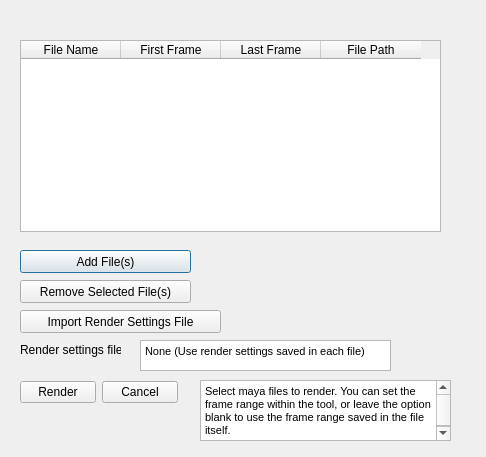
<?xml version="1.0" encoding="UTF-8"?>
<ui version="4.0">
 <class>Dialog</class>
 <widget class="QDialog" name="Dialog">
  <property name="geometry">
   <rect>
    <x>0</x>
    <y>0</y>
    <width>486</width>
    <height>457</height>
   </rect>
  </property>
  <property name="windowTitle">
   <string>Dialog</string>
  </property>
  <widget class="QTableWidget" name="table_file_selection">
   <property name="geometry">
    <rect>
     <x>20</x>
     <y>40</y>
     <width>421</width>
     <height>192</height>
    </rect>
   </property>
   <property name="baseSize">
    <size>
     <width>0</width>
     <height>0</height>
    </size>
   </property>
   <property name="selectionBehavior">
    <enum>QAbstractItemView::SelectRows</enum>
   </property>
   <column>
    <property name="text">
     <string>File Name</string>
    </property>
   </column>
   <column>
    <property name="text">
     <string>First Frame</string>
    </property>
   </column>
   <column>
    <property name="text">
     <string>Last Frame</string>
    </property>
   </column>
   <column>
    <property name="text">
     <string>File Path</string>
    </property>
   </column>
  </widget>
  <widget class="QPushButton" name="btn_select_files">
   <property name="geometry">
    <rect>
     <x>20</x>
     <y>250</y>
     <width>171</width>
     <height>23</height>
    </rect>
   </property>
   <property name="text">
    <string>Add File(s)</string>
   </property>
  </widget>
  <widget class="QTextBrowser" name="text_instructions">
   <property name="geometry">
    <rect>
     <x>200</x>
     <y>380</y>
     <width>251</width>
     <height>61</height>
    </rect>
   </property>
   <property name="html">
    <string>&lt;!DOCTYPE HTML PUBLIC &quot;-//W3C//DTD HTML 4.0//EN&quot; &quot;http://www.w3.org/TR/REC-html40/strict.dtd&quot;&gt;
&lt;html&gt;&lt;head&gt;&lt;meta name=&quot;qrichtext&quot; content=&quot;1&quot; /&gt;&lt;style type=&quot;text/css&quot;&gt;
p, li { white-space: pre-wrap; }
&lt;/style&gt;&lt;/head&gt;&lt;body style=&quot; font-family:'MS Shell Dlg 2'; font-size:8.25pt; font-weight:400; font-style:normal;&quot;&gt;
&lt;p style=&quot; margin-top:0px; margin-bottom:0px; margin-left:0px; margin-right:0px; -qt-block-indent:0; text-indent:0px;&quot;&gt;Select maya files to render. You can set the frame range within the tool, or leave the option blank to use the frame range saved in the file itself.&lt;/p&gt;&lt;/body&gt;&lt;/html&gt;</string>
   </property>
  </widget>
  <widget class="QPushButton" name="btn_remove_selected_files">
   <property name="geometry">
    <rect>
     <x>20</x>
     <y>280</y>
     <width>171</width>
     <height>23</height>
    </rect>
   </property>
   <property name="text">
    <string>Remove Selected File(s)</string>
   </property>
  </widget>
  <widget class="QWidget" name="layoutWidget">
   <property name="geometry">
    <rect>
     <x>20</x>
     <y>380</y>
     <width>158</width>
     <height>25</height>
    </rect>
   </property>
   <layout class="QHBoxLayout" name="horizontalLayout_2">
    <item>
     <widget class="QPushButton" name="btn_render">
      <property name="text">
       <string>Render</string>
      </property>
     </widget>
    </item>
    <item>
     <widget class="QPushButton" name="btn_cancel">
      <property name="text">
       <string>Cancel</string>
      </property>
     </widget>
    </item>
   </layout>
  </widget>
  <widget class="QPushButton" name="btn_render_settings">
   <property name="geometry">
    <rect>
     <x>20</x>
     <y>310</y>
     <width>201</width>
     <height>23</height>
    </rect>
   </property>
   <property name="text">
    <string>Import Render Settings File</string>
   </property>
  </widget>
  <widget class="QTextEdit" name="text_render_settings_file">
   <property name="enabled">
    <bool>true</bool>
   </property>
   <property name="geometry">
    <rect>
     <x>140</x>
     <y>340</y>
     <width>251</width>
     <height>31</height>
    </rect>
   </property>
   <property name="readOnly">
    <bool>true</bool>
   </property>
   <property name="html">
    <string>&lt;!DOCTYPE HTML PUBLIC &quot;-//W3C//DTD HTML 4.0//EN&quot; &quot;http://www.w3.org/TR/REC-html40/strict.dtd&quot;&gt;
&lt;html&gt;&lt;head&gt;&lt;meta name=&quot;qrichtext&quot; content=&quot;1&quot; /&gt;&lt;style type=&quot;text/css&quot;&gt;
p, li { white-space: pre-wrap; }
&lt;/style&gt;&lt;/head&gt;&lt;body style=&quot; font-family:'MS Shell Dlg 2'; font-size:8.25pt; font-weight:400; font-style:normal;&quot;&gt;
&lt;p style=&quot; margin-top:0px; margin-bottom:0px; margin-left:0px; margin-right:0px; -qt-block-indent:0; text-indent:0px;&quot;&gt;None (Use render settings saved in each file)&lt;/p&gt;&lt;/body&gt;&lt;/html&gt;</string>
   </property>
  </widget>
  <widget class="QLabel" name="label">
   <property name="geometry">
    <rect>
     <x>20</x>
     <y>340</y>
     <width>101</width>
     <height>20</height>
    </rect>
   </property>
   <property name="text">
    <string>Render settings file:</string>
   </property>
  </widget>
 </widget>
 <resources/>
 <connections/>
</ui>
